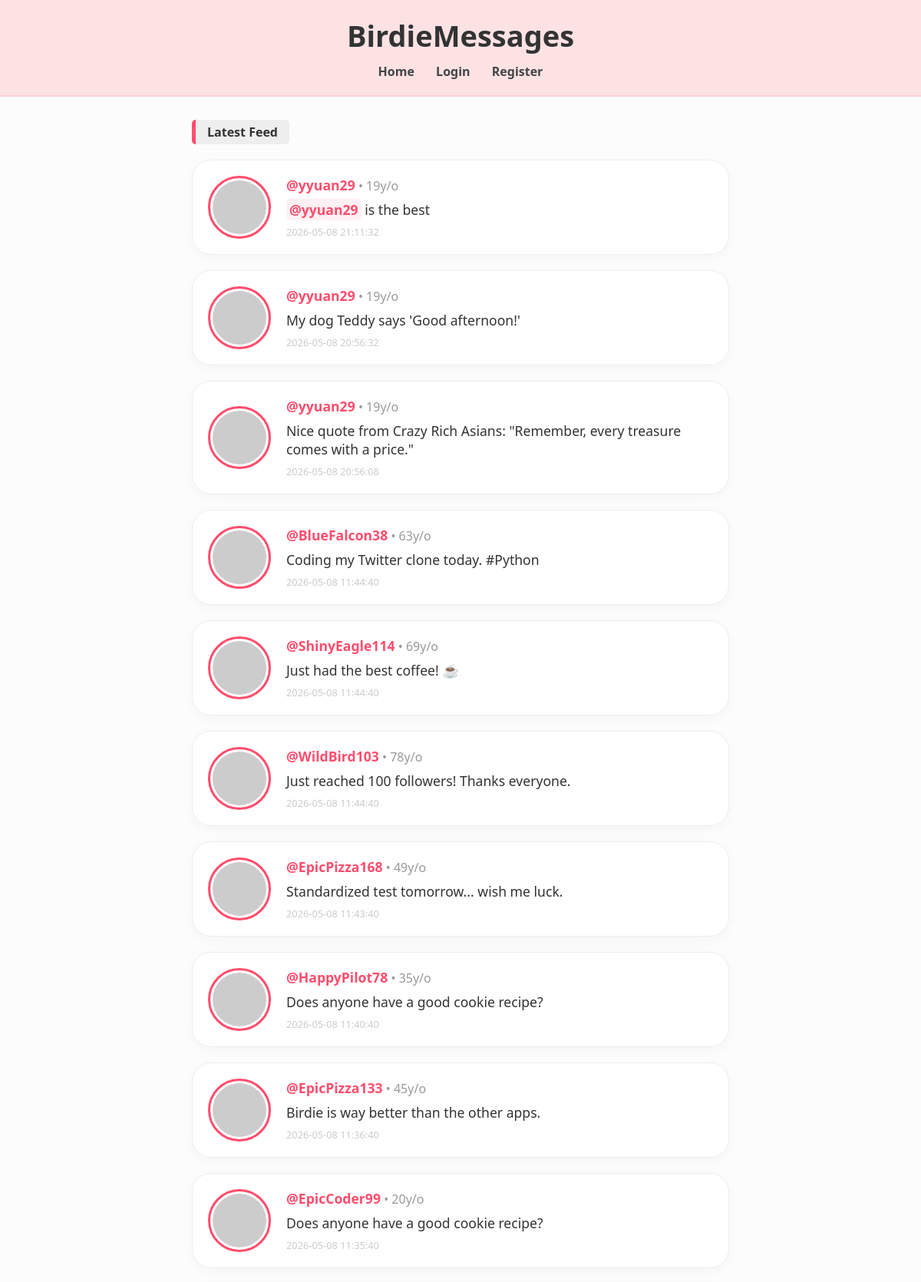
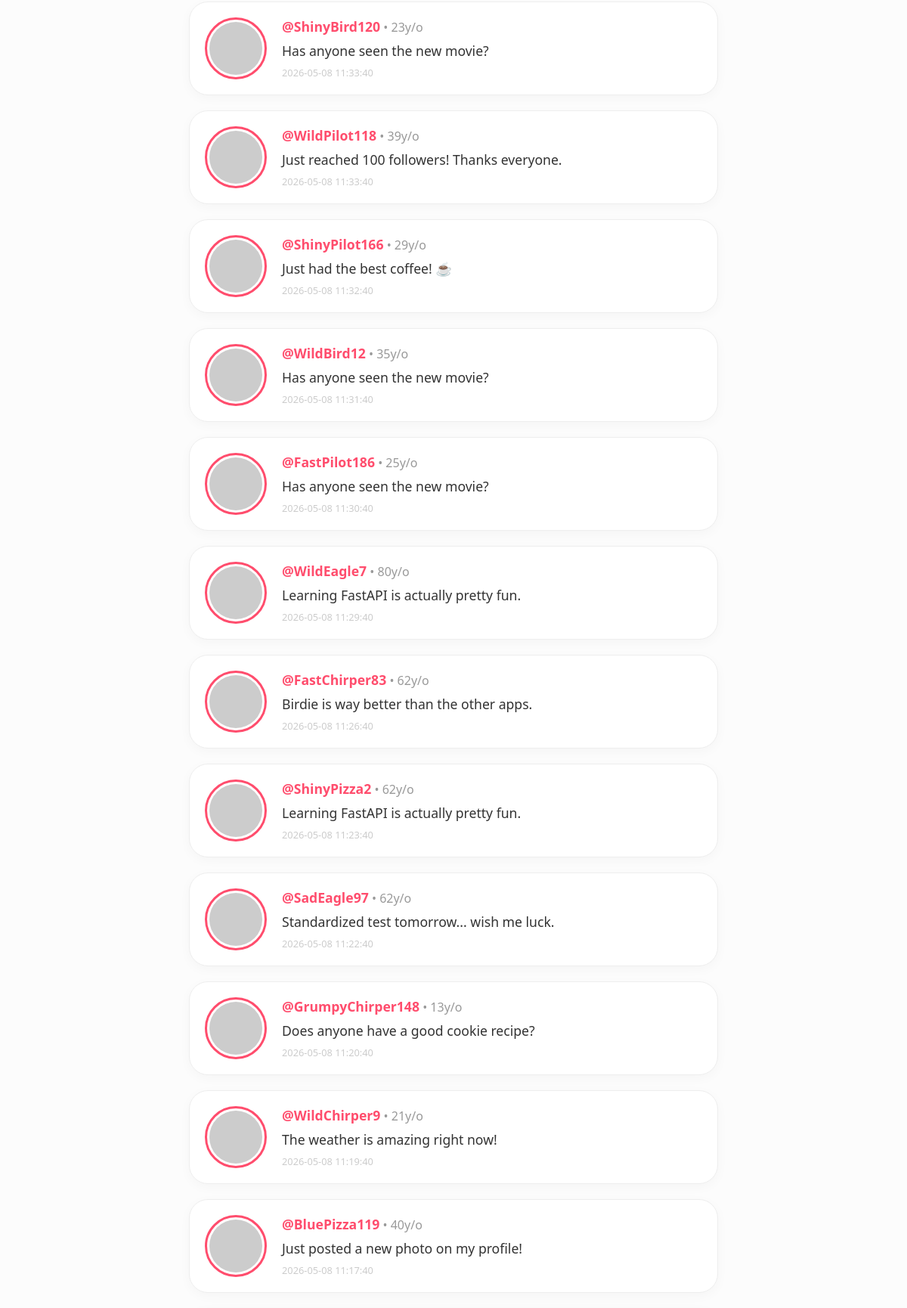
The page / (upper part) on the database its author committed (2 pictures, top to bottom).
### tables this page shows
CREATE TABLE users (id INTEGER PRIMARY KEY AUTOINCREMENT, username TEXT UNIQUE, password TEXT, age INTEGER, bio TEXT);

CREATE TABLE messages (id INTEGER PRIMARY KEY AUTOINCREMENT, user_id INTEGER, content TEXT, timestamp DATETIME DEFAULT CURRENT_TIMESTAMP, edited_at TEXT);

### app.py (the view)
@app.get("/", response_class=HTMLResponse)
async def index(request: Request, page: int = 1):
    if page < 1:
        page = 1
    limit = 50
    offset = (page - 1) * limit
    db = get_db()
    total_messages = db.execute("SELECT COUNT(*) FROM messages").fetchone()[0]
    query = f'''
        SELECT messages.*, users.username, users.age FROM messages
        LEFT JOIN users ON messages.user_id = users.id
        ORDER BY messages.timestamp DESC
        LIMIT {limit} OFFSET {offset}
    '''
    msgs = db.execute(query).fetchall()
    db.close()
    has_next = (offset + limit) < total_messages
    has_prev = page > 1
    return templates.TemplateResponse(
        request=request,
        name="index.html",
        context={
            "request": request,
            "messages": msgs,
            "user": request.cookies.get("username"),
            "page": page,
            "has_next": has_next,
            "has_prev": has_prev
        }
    )

### templates/index.html (shortened to what this page needs)
<!DOCTYPE html>
<html lang="en">
<head>
</head>
<body>
    <header class="birdie-header">
        <div class="header-content">
            <div class="title-nav">
                <h1>BirdieMessages</h1>
                <nav>
                    <a href="/">Home</a>
                    {% if user and user != "None" %}
                        <a href="/profile/{{ user }}">My Profile</a>
                        <a href="/create_message">New Post</a>
                        <a href="/logout">Logout</a>
                    {% else %}
                        <a href="/login">Login</a>
                        <a href="/register">Register</a>
                    {% endif %}
                </nav>
            </div>
        </div>
    </header>
    <div class="container">
        <div class="feed-label">Latest Feed</div>
        <main>
            {% for msg in messages %}
            <div class="chirp-card">
                <img src="https://api.dicebear.com/7.x/fun-emoji/svg?seed={{ msg.username }}" class="avatar-circle">
                <div class="card-body">
                    <a href="/profile/{{ msg.username }}" class="username">@{{ msg.username }}</a>
                    <span style="color:#999;"> • {{ msg.age }}y/o</span>
                    <div style="font-size: 1.1em; margin: 8px 0;">{{ linkify(msg.content) | safe }}</div>
                    <div style="font-size: 0.8em; color: #ccc;">{{ msg.timestamp }}</div>
                </div>
            </div>
            {% endfor %}
        </main>
    </div>
</body>
</html>

### templates/index.html (style rules this page uses)
:root { --birdie-pink: #fde2e4; --birdie-dark-pink: #ff4d6d; --birdie-border: #fad2d6; }
body { background-color: #fcfcfc; font-family: 'Segoe UI', Tahoma, Geneva, Verdana, sans-serif; margin: 0; padding: 0; color: #333; }
.birdie-header { background-color: var(--birdie-pink); padding: 20px 0; border-bottom: 2px solid var(--birdie-border); text-align: center; }
.title-nav h1 { font-size: 38px; margin: 0; font-weight: 800; }
.title-nav nav { margin-top: 10px; font-weight: 600; }
.title-nav nav a { text-decoration: none; color: #444; margin: 0 12px; }
.container { max-width: 700px; margin: 30px auto; padding: 0 20px; }
.feed-label { display: inline-block; background: #eee; padding: 5px 15px; border-radius: 5px; font-weight: bold; margin-bottom: 20px; border-left: 5px solid var(--birdie-dark-pink); }
.chirp-card { background: white; border: 1px solid #eee; border-radius: 25px; padding: 20px; margin-bottom: 20px; display: flex; gap: 20px; box-shadow: 0 4px 15px rgba(0,0,0,0.03); align-items: center; }
.avatar-circle { width: 70px; height: 70px; border-radius: 50%; border: 3px solid var(--birdie-dark-pink); background-color: white; padding: 3px; }
.mention { color: var(--birdie-dark-pink); background-color: #fff0f3; padding: 2px 4px; border-radius: 4px; font-weight: bold; text-decoration: none; }
.username { color: var(--birdie-dark-pink); font-weight: bold; text-decoration: none; font-size: 1.1em; }

### rows shown on the page
users: username "yyuan29", age "19", linkify "@yyuan29 is the best", timestamp "2026-05-08 21:11:32", linkify "My dog Teddy says 'Good afternoon!'", timestamp "2026-05-08 20:56:32", linkify "Nice quote from Crazy Rich Asians: \"Remember, every treasure comes with a price.\"", timestamp "2026-05-08 20:56:08"
messages: username "BlueFalcon38", age "63", content "Coding my Twitter clone today. #Python", timestamp "2026-05-08 11:44:40"
users: username "ShinyEagle114", age "69", linkify "Just had the best coffee! ☕", timestamp "2026-05-08 11:44:40"
users: username "WildBird103", age "78", linkify "Just reached 100 followers! Thanks everyone.", timestamp "2026-05-08 11:44:40"
users: username "EpicPizza168", age "49", linkify "Standardized test tomorrow... wish me luck.", timestamp "2026-05-08 11:43:40"
users: username "HappyPilot78", age "35", linkify "Does anyone have a good cookie recipe?", timestamp "2026-05-08 11:40:40"
users: username "EpicPizza133", age "45", linkify "Birdie is way better than the other apps.", timestamp "2026-05-08 11:36:40"
users: username "EpicCoder99", age "20", linkify "Does anyone have a good cookie recipe?", timestamp "2026-05-08 11:35:40"
users: username "ShinyBird120", age "23", linkify "Has anyone seen the new movie?", timestamp "2026-05-08 11:33:40"
users: username "WildPilot118", age "39", linkify "Just reached 100 followers! Thanks everyone.", timestamp "2026-05-08 11:33:40"
users: username "ShinyPilot166", age "29", linkify "Just had the best coffee! ☕", timestamp "2026-05-08 11:32:40"
users: username "WildBird12", age "35", linkify "Has anyone seen the new movie?", timestamp "2026-05-08 11:31:40"
users: username "FastPilot186", age "25", linkify "Has anyone seen the new movie?", timestamp "2026-05-08 11:30:40"
users: username "WildEagle7", age "80", linkify "Learning FastAPI is actually pretty fun.", timestamp "2026-05-08 11:29:40"
users: username "FastChirper83", age "62", linkify "Birdie is way better than the other apps.", timestamp "2026-05-08 11:26:40"
users: username "ShinyPizza2", age "62", linkify "Learning FastAPI is actually pretty fun.", timestamp "2026-05-08 11:23:40"
users: username "SadEagle97", age "62", linkify "Standardized test tomorrow... wish me luck.", timestamp "2026-05-08 11:22:40"
users: username "GrumpyChirper148", age "13", linkify "Does anyone have a good cookie recipe?", timestamp "2026-05-08 11:20:40"
users: username "WildChirper9", age "21", linkify "The weather is amazing right now!", timestamp "2026-05-08 11:19:40"
messages: username "BluePizza119", age "40", content "Just posted a new photo on my profile!", timestamp "2026-05-08 11:17:40"
